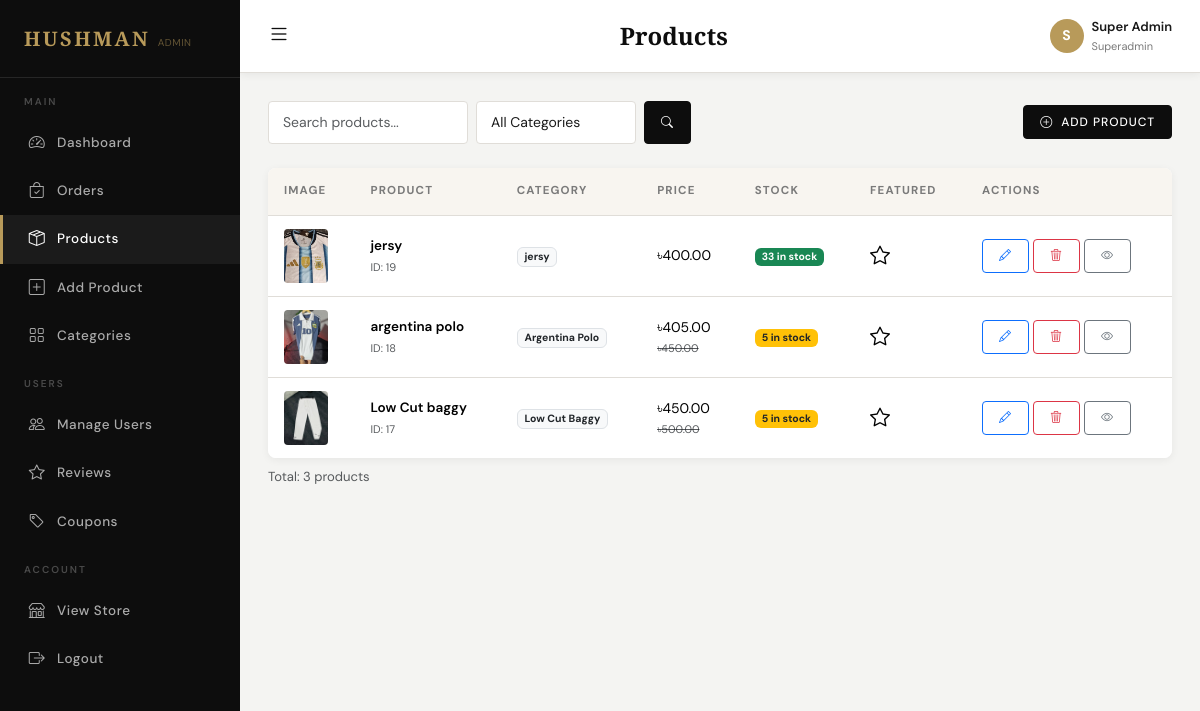
The app's page /admin/products.php (signed in) with its own data.
### tables this page shows
CREATE TABLE `products` (
  `id` int(11) NOT NULL,
  `category_id` int(11) NOT NULL,
  `name` varchar(200) NOT NULL,
  `slug` varchar(200) NOT NULL,
  `description` text DEFAULT NULL,
  `price` decimal(10,2) NOT NULL,
  `discount_percent` decimal(5,2) DEFAULT 0.00,
  `stock` int(11) DEFAULT 0,
  `sizes` varchar(200) DEFAULT 'S,M,L,XL,XXL',
  `colors` varchar(200) DEFAULT NULL,
  `image` varchar(255) DEFAULT NULL,
  `image2` varchar(255) DEFAULT NULL,
  `image3` varchar(255) DEFAULT NULL,
  `is_featured` tinyint(1) DEFAULT 0,
  `is_active` tinyint(1) DEFAULT 1,
  `created_at` timestamp NOT NULL DEFAULT current_timestamp(),
  `updated_at` timestamp NOT NULL DEFAULT current_timestamp() ON UPDATE current_timestamp()
);

CREATE TABLE `categories` (
  `id` int(11) NOT NULL,
  `name` varchar(100) NOT NULL,
  `slug` varchar(100) NOT NULL,
  `description` text DEFAULT NULL,
  `image` varchar(255) DEFAULT NULL,
  `is_active` tinyint(1) DEFAULT 1,
  `created_at` timestamp NOT NULL DEFAULT current_timestamp()
);

### includes/functions.php (called while the page is built, shortened)
<?php
function formatPrice($price) {
    return CURRENCY . number_format($price, 2);
}
?>

### admin/products.php (the view, shortened to what this page needs)
<?php
require_once __DIR__ . '/../includes/functions.php';
$db = getDB();
$searchFilter = trim($_GET['search'] ?? '');
$page         = max(1, (int)($_GET['page'] ?? 1));
$perPage      = 15;
$offset       = ($page - 1) * $perPage;
$where  = "WHERE p.is_active = 1";
$params = [];
$total      = $db->prepare("SELECT COUNT(*) FROM products p $where");
$total->execute($params);
$totalCount = $total->fetchColumn();
$params[] = $perPage; $params[] = $offset;
$products  = $db->prepare("
    SELECT p.*, c.name as category_name,
           (p.price - (p.price * p.discount_percent / 100)) as sale_price
    FROM products p JOIN categories c ON p.category_id = c.id
    $where ORDER BY p.created_at DESC LIMIT ? OFFSET ?
");
$products->execute($params);
$products  = $products->fetchAll();
require_once __DIR__ . '/header.php';
?>
<div class="d-flex justify-content-between align-items-center mb-4 flex-wrap gap-3">
    <form method="GET" class="d-flex gap-2 flex-wrap">
        <input type="text" name="search" class="form-control form-control-sm" placeholder="Search products..." value="<?= htmlspecialchars($searchFilter) ?>" style="width:200px">
        <select name="category" class="form-select form-select-sm" style="width:160px">
            <option value="">All Categories</option>
        </select>
        <button type="submit" class="btn btn-sm btn-primary"><i class="bi bi-search"></i></button>
    </form>
    <a href="add-product.php" class="btn btn-primary btn-sm"><i class="bi bi-plus-circle me-2"></i>Add Product</a>
</div>
<div class="admin-table">
    <table class="table table-hover mb-0">
        <thead>
            <tr>
                <th>Image</th>
                <th>Product</th>
                <th>Category</th>
                <th>Price</th>
                <th>Stock</th>
                <th>Featured</th>
                <th>Actions</th>
            </tr>
        </thead>
        <tbody>
            <?php if(empty($products)): ?>
            <tr><td colspan="7" class="text-center py-5 text-muted">No products found.</td></tr>
            <?php else: ?>
            <?php foreach($products as $p): ?>
            <tr>
                <td>
                    <img src="<?= SITE_URL ?>/assets/images/products/<?= htmlspecialchars($p['image']) ?>"
                         style="width:44px;height:54px;object-fit:cover;border-radius:4px;background:var(--ivory)"
                         onerror="this.src='<?= SITE_URL ?>/assets/images/placeholder.jpg'">
                </td>
                <td>
                    <div style="font-weight:600;font-size:13.5px"><?= htmlspecialchars($p['name']) ?></div>
                    <div class="text-muted" style="font-size:11px">ID: <?= $p['id'] ?></div>
                </td>
                <td><span class="badge bg-light text-dark border"><?= htmlspecialchars($p['category_name']) ?></span></td>
                <td>
                    <div class="fw-700"><?= formatPrice($p['sale_price']) ?></div>
                    <?php if($p['discount_percent'] > 0): ?><div class="text-muted text-decoration-line-through" style="font-size:11px"><?= formatPrice($p['price']) ?></div><?php endif; ?>
                </td>
                <td>
                    <span class="badge <?= $p['stock'] == 0 ? 'bg-danger' : ($p['stock'] <= 5 ? 'bg-warning text-dark' : 'bg-success') ?>">
                        <?= $p['stock'] ?> in stock
                    </span>
                </td>
                <td>
                    <a href="products.php?toggle_featured=<?= $p['id'] ?>" title="Toggle featured">
                        <i class="bi bi-star<?= $p['is_featured'] ? '-fill text-warning' : '' ?> fs-5"></i>
                    </a>
                </td>
                <td>
                    <div class="d-flex gap-1">
                        <a href="edit-product.php?id=<?= $p['id'] ?>" class="btn btn-sm btn-outline-primary"><i class="bi bi-pencil"></i></a>
                        <a href="products.php?delete=<?= $p['id'] ?>" class="btn btn-sm btn-outline-danger confirm-delete" title="Delete"><i class="bi bi-trash3"></i></a>
                        <a href="<?= SITE_URL ?>/pages/product.php?slug=<?= htmlspecialchars($p['slug']) ?>" target="_blank" class="btn btn-sm btn-outline-secondary" title="View"><i class="bi bi-eye"></i></a>
                    </div>
                </td>
            </tr>
            <?php endforeach; ?>
            <?php endif; ?>
        </tbody>
    </table>
</div>
<div class="text-muted small mt-2">Total: <?= $totalCount ?> products</div>
<?php require_once __DIR__ . '/footer.php'; ?>

### assets/css/style.css (style rules this page uses)
:root { --black: #0d0d0d; --dark: #1a1a1a; --mid: #3a3a3a; --muted: #7a7a7a; --border: #e0ddd8; --ivory: #f8f5f0; --cream: #fdf9f4; --white: #ffffff; --gold: #b89a5a; --gold-light: #d4b87a; --danger: #c0392b; --ff-display: 'Cormorant Garamond', Georgia, serif; --ff-body: 'DM Sans', system-ui, sans-serif; --shadow-sm: 0 2px 8px rgba(0,0,0,0.06); --shadow: 0 4px 20px rgba(0,0,0,0.10); --shadow-lg: 0 8px 40px rgba(0,0,0,0.14); --radius: 4px; --radius-lg: 8px; --transition: 0.25s ease; }
*, *::before, *::after { box-sizing: border-box; }
html { scroll-behavior: smooth; }
body { font-family: var(--ff-body); font-size: 15px; color: var(--dark); background: var(--white); line-height: 1.65; }
a { color: inherit; text-decoration: none; transition: color var(--transition); }
img { max-width: 100%; height: auto; }
.btn { font-family: var(--ff-body); font-weight: 500; font-size: 13px; letter-spacing: 0.08em; text-transform: uppercase; border-radius: var(--radius); padding: 10px 24px; transition: all var(--transition); }
.btn-primary { background: var(--black); border-color: var(--black); color: var(--white); }
.btn-sm { padding: 7px 16px; font-size: 12px; }
.form-control, .form-select { border: 1.5px solid var(--border); border-radius: var(--radius); padding: 10px 14px; font-size: 14px; font-family: var(--ff-body); color: var(--dark); background: var(--white); transition: border-color var(--transition); }
.admin-table { background: var(--white); border-radius: var(--radius-lg); overflow: hidden; box-shadow: var(--shadow-sm); }
.admin-table table { margin: 0; }
.admin-table thead th { background: var(--ivory); font-size: 11.5px; font-weight: 700; letter-spacing: 0.1em; text-transform: uppercase; color: var(--muted); border-bottom: 1px solid var(--border); padding: 14px 16px; }
.admin-table tbody td { padding: 13px 16px; vertical-align: middle; font-size: 14px; border-bottom: 1px solid var(--border); }
.admin-table tbody tr:last-child td { border-bottom: none; }

### records on screen
products: image (picture), name "jersy", id "19", category.name "jersy", sale_price "৳400.00", stock "33", is_featured 0 (drawn)
products: image (picture), name "argentina polo", id "18", category.name "Argentina Polo", sale_price "৳405.00", price "৳450.00", stock "5", is_featured 0 (drawn)
products: image (picture), name "Low Cut baggy", id "17", category.name "Low Cut Baggy", sale_price "৳450.00", price "৳500.00", stock "5", is_featured 0 (drawn)

### other values on screen
$adminTitle "Products"
substr($_SESSION['admin_name'] ?? 'A', 0, 1) "S"
$_SESSION['admin_name'] "Super Admin"
$_SESSION['admin_role'] "Superadmin"
$totalCount "3"
